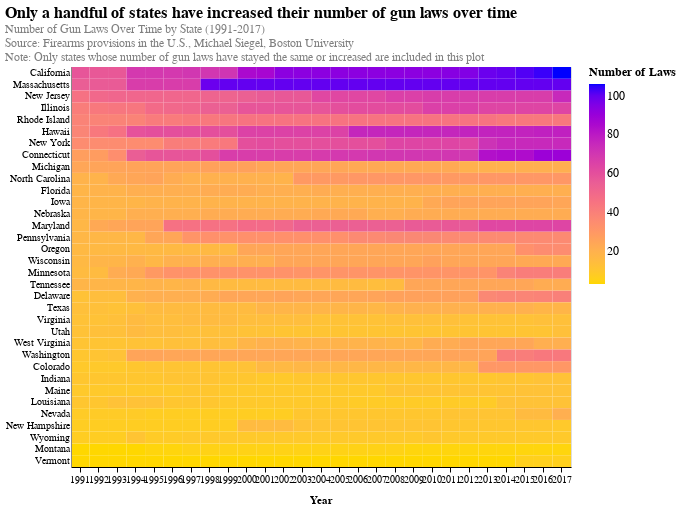

This figure's notebook cell:
### Markdown cell above
### Heatmap: Gun Laws Matrix

The plot below is a heatmap showing the number of total gun laws by state from 1991 to 2017. The states shown have either increased their number of gun laws or have around the same number of gun laws in 2017 when compared to 1991. The states are displayed in descending order of number of gun laws. It is striking to see that relatively few states have taken drastic measures to increase their gun laws in the past 30 years, despite the increasing number of mass shooting incidents over the years.

### Code cell
#@title
#data munging
total_laws = raw_state_laws.groupby(["year", "state"])['lawtotal'].sum()
total_laws_df = pd.DataFrame(data=total_laws)
total_laws_df = total_laws_df.reset_index()

#heatmap of total laws by year
source = total_laws_df[~total_laws_df['state'].isin(['Alabama', 'Alaska', 'Arizona', 'Arkansas', 'Georgia', 'Idaho', 'Kansas', 'Kentucky', 'Mississippi', 'Missouri', 'New Mexico', 'North Dakota', 'Ohio', 'Oklahoma', 'South Carolina', 'South Dakota'])]

chart = alt.Chart(source).mark_rect().encode(
    alt.X("year:O", bin=False, sort=None, title="Year"),
    alt.Y('state:O', title=None, sort=alt.EncodingSortField(field='lawtotal', order='descending')),
    alt.Color('lawtotal:Q', title="Number of Laws")
).properties(
    title={
      "text": ["Only a handful of states have increased their number of gun laws over time"],
      "subtitle": ["Number of Gun Laws Over Time by State (1991-2017)",
                   "Source: Firearms provisions in the U.S., Michael Siegel, Boston University",
                   "Note: Only states whose number of gun laws have stayed the same or increased are included in this plot"],
      "color": "Black",
      "subtitleColor": "gray"
    }
)
chart

### Figure 1 — Vega-Lite specification as saved in the notebook (floating-point values rounded to 4 significant figures; data arrays with more than 128 entries replaced by an {"elided": "..."} marker saying what was removed)
{"width": 500, "height": 400, "config": {"title": {"fontSize": 16, "font": "Helvetica", "anchor": "start", "fontColor": "#000000"}, "axisX": {"domain": true, "domainColor": "#000000", "domainWidth": 1, "grid": false, "labelFont": "Helvetica", "labelFontSize": 10, "labelAngle": 0, "tickColor": "#000000", "titleFont": "Helvetica", "titleFontSize": 11, "titlePadding": 10}, "axisY": {"domain": true, "grid": false, "gridColor": "#DEDDDD", "gridWidth": 1, "labelFont": "Helvetica", "labelFontSize": 10, "labelAngle": 0, "ticks": false, "titleFont": "Helvetica", "titleFontSize": 11, "titlePadding": 10}, "range": {"category": ["#ffd700", "#ffb14e", "#fa8775", "#ea5f94", "#cd34b5", "#9d02d7", "#0000ff", "#000000"], "heatmap": ["#ffd700", "#ffb14e", "#fa8775", "#ea5f94", "#cd34b5", "#9d02d7", "#0000ff"], "diverging": ["#ffd700", "#ffb14e", "#fa8775", "#ea5f94", "#cd34b5", "#9d02d7", "#0000ff"]}, "legend": {"labelFont": "Helvetica", "labelFontSize": 12, "titleFont": "Helvetica", "titleFontSize": 12}, "area": {"fill": "black"}, "line": {"color": "black", "stroke": "black", "strokeWidth": 5}, "point": {"filled": true, "color": "black"}, "text": {"font": "Helvetica", "color": "black", "fontSize": 11, "align": "right", "fontWeight": 400, "size": 11}, "bar": {"fill": "black", "stroke": false}}, "data": {"name": "data-7e830ec906faa34316820c72168cf9b6"}, "mark": "rect", "encoding": {"color": {"type": "quantitative", "field": "lawtotal", "title": "Number of Laws"}, "x": {"type": "ordinal", "bin": false, "field": "year", "sort": null, "title": "Year"}, "y": {"type": "ordinal", "field": "state", "sort": {"field": "lawtotal", "order": "descending"}, "title": null}}, "title": {"text": ["Only a handful of states have increased their number of gun laws over time"], "subtitle": ["Number of Gun Laws Over Time by State (1991-2017)", "Source: Firearms provisions in the U.S., Michael Siegel, Boston University", "Note: Only states whose number of gun laws have stayed the same or increased are included in this plot"], "color": "Black", "subtitleColor": "gray"}, "$schema": "https://vega.github.io/schema/vega-lite/v4.0.2.json", "datasets": {"data-7e830ec906faa34316820c72168cf9b6": {"elided": "918 records"}}}
